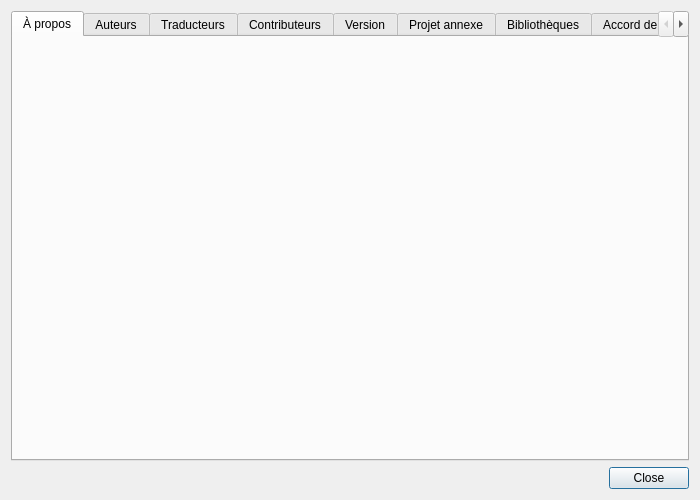
<?xml version="1.0" encoding="UTF-8"?>
<ui version="4.0">
 <class>AboutQETDialog</class>
 <widget class="QDialog" name="AboutQETDialog">
  <property name="geometry">
   <rect>
    <x>0</x>
    <y>0</y>
    <width>700</width>
    <height>500</height>
   </rect>
  </property>
  <property name="sizePolicy">
   <sizepolicy hsizetype="Fixed" vsizetype="Fixed">
    <horstretch>0</horstretch>
    <verstretch>0</verstretch>
   </sizepolicy>
  </property>
  <property name="windowTitle">
   <string>À propos de QElectrotech</string>
  </property>
  <layout class="QVBoxLayout" name="verticalLayout">
   <item>
    <widget class="QTabWidget" name="tabWidget">
     <property name="currentIndex">
      <number>0</number>
     </property>
     <widget class="QWidget" name="tab">
      <attribute name="title">
       <string>À propos</string>
      </attribute>
      <layout class="QVBoxLayout" name="verticalLayout_2">
       <item>
        <widget class="QLabel" name="m_about_label">
         <property name="text">
          <string/>
         </property>
         <property name="textFormat">
          <enum>Qt::RichText</enum>
         </property>
         <property name="alignment">
          <set>Qt::AlignCenter</set>
         </property>
         <property name="openExternalLinks">
          <bool>true</bool>
         </property>
        </widget>
       </item>
      </layout>
     </widget>
     <widget class="QWidget" name="tab_2">
      <attribute name="title">
       <string>Auteurs</string>
      </attribute>
      <layout class="QHBoxLayout" name="horizontalLayout">
       <property name="spacing">
        <number>0</number>
       </property>
       <property name="leftMargin">
        <number>0</number>
       </property>
       <property name="topMargin">
        <number>0</number>
       </property>
       <property name="rightMargin">
        <number>0</number>
       </property>
       <property name="bottomMargin">
        <number>0</number>
       </property>
       <item>
        <widget class="QScrollArea" name="scrollArea">
         <property name="widgetResizable">
          <bool>true</bool>
         </property>
         <widget class="QWidget" name="scrollAreaWidgetContents">
          <property name="geometry">
           <rect>
            <x>0</x>
            <y>0</y>
            <width>676</width>
            <height>420</height>
           </rect>
          </property>
          <layout class="QHBoxLayout" name="horizontalLayout_2">
           <item>
            <spacer name="horizontalSpacer">
             <property name="orientation">
              <enum>Qt::Horizontal</enum>
             </property>
             <property name="sizeHint" stdset="0">
              <size>
               <width>40</width>
               <height>20</height>
              </size>
             </property>
            </spacer>
           </item>
           <item>
            <widget class="QLabel" name="m_author_label">
             <property name="text">
              <string/>
             </property>
             <property name="textFormat">
              <enum>Qt::RichText</enum>
             </property>
             <property name="openExternalLinks">
              <bool>true</bool>
             </property>
            </widget>
           </item>
           <item>
            <spacer name="horizontalSpacer_2">
             <property name="orientation">
              <enum>Qt::Horizontal</enum>
             </property>
             <property name="sizeHint" stdset="0">
              <size>
               <width>40</width>
               <height>20</height>
              </size>
             </property>
            </spacer>
           </item>
          </layout>
         </widget>
        </widget>
       </item>
      </layout>
     </widget>
     <widget class="QWidget" name="tab_3">
      <attribute name="title">
       <string>Traducteurs</string>
      </attribute>
      <layout class="QVBoxLayout" name="verticalLayout_4">
       <property name="spacing">
        <number>0</number>
       </property>
       <property name="leftMargin">
        <number>0</number>
       </property>
       <property name="topMargin">
        <number>0</number>
       </property>
       <property name="rightMargin">
        <number>0</number>
       </property>
       <property name="bottomMargin">
        <number>0</number>
       </property>
       <item>
        <widget class="QScrollArea" name="scrollArea_2">
         <property name="widgetResizable">
          <bool>true</bool>
         </property>
         <widget class="QWidget" name="scrollAreaWidgetContents_2">
          <property name="geometry">
           <rect>
            <x>0</x>
            <y>0</y>
            <width>676</width>
            <height>420</height>
           </rect>
          </property>
          <layout class="QHBoxLayout" name="horizontalLayout_3">
           <item>
            <spacer name="horizontalSpacer_3">
             <property name="orientation">
              <enum>Qt::Horizontal</enum>
             </property>
             <property name="sizeHint" stdset="0">
              <size>
               <width>40</width>
               <height>20</height>
              </size>
             </property>
            </spacer>
           </item>
           <item>
            <widget class="QLabel" name="m_translators_label">
             <property name="text">
              <string/>
             </property>
             <property name="textFormat">
              <enum>Qt::RichText</enum>
             </property>
             <property name="alignment">
              <set>Qt::AlignLeading|Qt::AlignLeft|Qt::AlignVCenter</set>
             </property>
             <property name="openExternalLinks">
              <bool>true</bool>
             </property>
            </widget>
           </item>
           <item>
            <spacer name="horizontalSpacer_4">
             <property name="orientation">
              <enum>Qt::Horizontal</enum>
             </property>
             <property name="sizeHint" stdset="0">
              <size>
               <width>40</width>
               <height>20</height>
              </size>
             </property>
            </spacer>
           </item>
          </layout>
         </widget>
        </widget>
       </item>
      </layout>
     </widget>
     <widget class="QWidget" name="tab_4">
      <attribute name="title">
       <string>Contributeurs</string>
      </attribute>
      <layout class="QVBoxLayout" name="verticalLayout_5">
       <property name="spacing">
        <number>0</number>
       </property>
       <property name="leftMargin">
        <number>0</number>
       </property>
       <property name="topMargin">
        <number>0</number>
       </property>
       <property name="rightMargin">
        <number>0</number>
       </property>
       <property name="bottomMargin">
        <number>0</number>
       </property>
       <item>
        <widget class="QScrollArea" name="scrollArea_3">
         <property name="widgetResizable">
          <bool>true</bool>
         </property>
         <widget class="QWidget" name="scrollAreaWidgetContents_3">
          <property name="geometry">
           <rect>
            <x>0</x>
            <y>0</y>
            <width>676</width>
            <height>420</height>
           </rect>
          </property>
          <layout class="QHBoxLayout" name="horizontalLayout_4">
           <item>
            <spacer name="horizontalSpacer_5">
             <property name="orientation">
              <enum>Qt::Horizontal</enum>
             </property>
             <property name="sizeHint" stdset="0">
              <size>
               <width>40</width>
               <height>20</height>
              </size>
             </property>
            </spacer>
           </item>
           <item>
            <widget class="QLabel" name="m_contrib_label">
             <property name="text">
              <string/>
             </property>
             <property name="textFormat">
              <enum>Qt::RichText</enum>
             </property>
             <property name="openExternalLinks">
              <bool>true</bool>
             </property>
            </widget>
           </item>
           <item>
            <spacer name="horizontalSpacer_6">
             <property name="orientation">
              <enum>Qt::Horizontal</enum>
             </property>
             <property name="sizeHint" stdset="0">
              <size>
               <width>40</width>
               <height>20</height>
              </size>
             </property>
            </spacer>
           </item>
          </layout>
         </widget>
        </widget>
       </item>
      </layout>
     </widget>
     <widget class="QWidget" name="tab_5">
      <attribute name="title">
       <string>Version</string>
      </attribute>
      <layout class="QHBoxLayout" name="horizontalLayout_6">
       <item>
        <spacer name="horizontalSpacer_9">
         <property name="orientation">
          <enum>Qt::Horizontal</enum>
         </property>
         <property name="sizeHint" stdset="0">
          <size>
           <width>40</width>
           <height>20</height>
          </size>
         </property>
        </spacer>
       </item>
       <item>
        <widget class="QLabel" name="m_version_label">
         <property name="text">
          <string/>
         </property>
         <property name="textFormat">
          <enum>Qt::RichText</enum>
         </property>
         <property name="alignment">
          <set>Qt::AlignLeading|Qt::AlignLeft|Qt::AlignVCenter</set>
         </property>
         <property name="openExternalLinks">
          <bool>false</bool>
         </property>
         <property name="textInteractionFlags">
          <set>Qt::LinksAccessibleByMouse|Qt::TextSelectableByKeyboard|Qt::TextSelectableByMouse</set>
         </property>
        </widget>
       </item>
       <item>
        <spacer name="horizontalSpacer_10">
         <property name="orientation">
          <enum>Qt::Horizontal</enum>
         </property>
         <property name="sizeHint" stdset="0">
          <size>
           <width>40</width>
           <height>20</height>
          </size>
         </property>
        </spacer>
       </item>
      </layout>
     </widget>
     <widget class="QWidget" name="m_annex_project_tab">
      <attribute name="title">
       <string>Projet annexe</string>
      </attribute>
      <layout class="QVBoxLayout" name="verticalLayout_6">
       <property name="spacing">
        <number>0</number>
       </property>
       <property name="leftMargin">
        <number>0</number>
       </property>
       <property name="topMargin">
        <number>0</number>
       </property>
       <property name="rightMargin">
        <number>0</number>
       </property>
       <property name="bottomMargin">
        <number>0</number>
       </property>
       <item>
        <widget class="QScrollArea" name="scrollArea_5">
         <property name="widgetResizable">
          <bool>true</bool>
         </property>
         <widget class="QWidget" name="scrollAreaWidgetContents_5">
          <property name="geometry">
           <rect>
            <x>0</x>
            <y>0</y>
            <width>676</width>
            <height>420</height>
           </rect>
          </property>
          <layout class="QHBoxLayout" name="horizontalLayout_7">
           <item>
            <spacer name="horizontalSpacer_11">
             <property name="orientation">
              <enum>Qt::Horizontal</enum>
             </property>
             <property name="sizeHint" stdset="0">
              <size>
               <width>40</width>
               <height>20</height>
              </size>
             </property>
            </spacer>
           </item>
           <item>
            <widget class="QLabel" name="m_annex_project_label">
             <property name="text">
              <string/>
             </property>
             <property name="textFormat">
              <enum>Qt::RichText</enum>
             </property>
             <property name="openExternalLinks">
              <bool>true</bool>
             </property>
            </widget>
           </item>
           <item>
            <spacer name="horizontalSpacer_12">
             <property name="orientation">
              <enum>Qt::Horizontal</enum>
             </property>
             <property name="sizeHint" stdset="0">
              <size>
               <width>40</width>
               <height>20</height>
              </size>
             </property>
            </spacer>
           </item>
          </layout>
         </widget>
        </widget>
       </item>
      </layout>
     </widget>
     <widget class="QWidget" name="tab_7">
      <attribute name="title">
       <string>Bibliothèques</string>
      </attribute>
      <layout class="QVBoxLayout" name="verticalLayout_7">
       <property name="spacing">
        <number>0</number>
       </property>
       <property name="leftMargin">
        <number>0</number>
       </property>
       <property name="topMargin">
        <number>0</number>
       </property>
       <property name="rightMargin">
        <number>0</number>
       </property>
       <property name="bottomMargin">
        <number>0</number>
       </property>
       <item>
        <widget class="QScrollArea" name="scrollArea_4">
         <property name="widgetResizable">
          <bool>true</bool>
         </property>
         <widget class="QWidget" name="scrollAreaWidgetContents_4">
          <property name="geometry">
           <rect>
            <x>0</x>
            <y>0</y>
            <width>676</width>
            <height>420</height>
           </rect>
          </property>
          <layout class="QHBoxLayout" name="horizontalLayout_5">
           <item>
            <spacer name="horizontalSpacer_7">
             <property name="orientation">
              <enum>Qt::Horizontal</enum>
             </property>
             <property name="sizeHint" stdset="0">
              <size>
               <width>40</width>
               <height>20</height>
              </size>
             </property>
            </spacer>
           </item>
           <item>
            <widget class="QLabel" name="m_libraries_label">
             <property name="text">
              <string/>
             </property>
             <property name="textFormat">
              <enum>Qt::RichText</enum>
             </property>
             <property name="openExternalLinks">
              <bool>true</bool>
             </property>
            </widget>
           </item>
           <item>
            <spacer name="horizontalSpacer_8">
             <property name="orientation">
              <enum>Qt::Horizontal</enum>
             </property>
             <property name="sizeHint" stdset="0">
              <size>
               <width>40</width>
               <height>20</height>
              </size>
             </property>
            </spacer>
           </item>
          </layout>
         </widget>
        </widget>
       </item>
      </layout>
     </widget>
     <widget class="QWidget" name="tab_6">
      <attribute name="title">
       <string>Accord de licence</string>
      </attribute>
      <layout class="QVBoxLayout" name="verticalLayout_8">
       <item>
        <widget class="QLabel" name="m_license_label">
         <property name="text">
          <string>Ce programme est sous licence GNU/GPL.</string>
         </property>
        </widget>
       </item>
       <item>
        <widget class="QTextEdit" name="m_license_text_edit">
         <property name="readOnly">
          <bool>true</bool>
         </property>
        </widget>
       </item>
      </layout>
     </widget>
     <widget class="QWidget" name="tab_9">
      <attribute name="title">
       <string>Additional licenses</string>
      </attribute>
      <layout class="QVBoxLayout" name="verticalLayout_9">
       <item>
        <widget class="QComboBox" name="m_add_licenses_comboBox"/>
       </item>
       <item>
        <widget class="QTextEdit" name="m_add_licenses_notice_textEdit">
         <property name="documentTitle">
          <string/>
         </property>
        </widget>
       </item>
       <item>
        <widget class="QTextEdit" name="m_add_licenses_license_textEdit">
         <property name="sizePolicy">
          <sizepolicy hsizetype="Expanding" vsizetype="MinimumExpanding">
           <horstretch>0</horstretch>
           <verstretch>0</verstretch>
          </sizepolicy>
         </property>
        </widget>
       </item>
      </layout>
     </widget>
     <widget class="QWidget" name="tab_8">
      <attribute name="title">
       <string>log</string>
      </attribute>
      <layout class="QVBoxLayout" name="verticalLayout_3">
       <item>
        <widget class="QComboBox" name="m_log_comboBox"/>
       </item>
       <item>
        <widget class="QTextEdit" name="m_log_textEdit"/>
       </item>
      </layout>
     </widget>
    </widget>
   </item>
   <item>
    <widget class="QDialogButtonBox" name="buttonBox">
     <property name="orientation">
      <enum>Qt::Horizontal</enum>
     </property>
     <property name="standardButtons">
      <set>QDialogButtonBox::Close</set>
     </property>
    </widget>
   </item>
  </layout>
 </widget>
 <resources/>
 <connections>
  <connection>
   <sender>buttonBox</sender>
   <signal>accepted()</signal>
   <receiver>AboutQETDialog</receiver>
   <slot>accept()</slot>
   <hints>
    <hint type="sourcelabel">
     <x>248</x>
     <y>254</y>
    </hint>
    <hint type="destinationlabel">
     <x>157</x>
     <y>274</y>
    </hint>
   </hints>
  </connection>
  <connection>
   <sender>buttonBox</sender>
   <signal>rejected()</signal>
   <receiver>AboutQETDialog</receiver>
   <slot>reject()</slot>
   <hints>
    <hint type="sourcelabel">
     <x>316</x>
     <y>260</y>
    </hint>
    <hint type="destinationlabel">
     <x>286</x>
     <y>274</y>
    </hint>
   </hints>
  </connection>
 </connections>
</ui>
